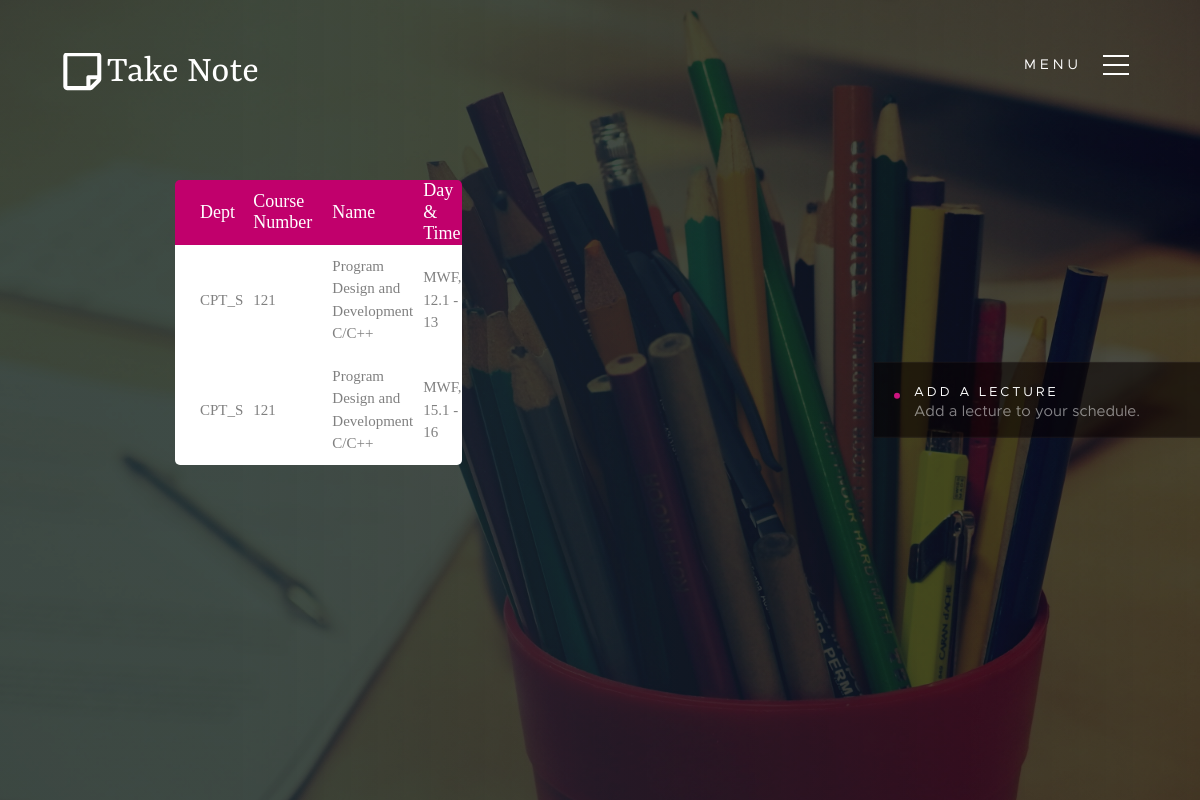
Screenshot of /lecture/my (signed in) with the database file from the repository.
### app/models/lecture.py (models this page shows, shortened)
class Lecture(db.Model):
    __tablename__= 'lecture'
    id           = db.Column(db.Integer, primary_key=True)
    dept         = db.Column(db.String(10), nullable=False)
    course_num   = db.Column(db.Integer, nullable=False)
    title        = db.Column(db.String(50), nullable=False)
    section      = db.Column(db.Integer, nullable=False)
    days         = db.Column(db.String(10), nullable=False)
    start        = db.Column(db.Integer, nullable=False)
    end          = db.Column(db.Integer, nullable=False)
    professor    = db.Column(db.String(50), nullable=True)
    hall_id      = db.Column(db.Integer, db.ForeignKey('hall.id'))
    hall         = db.relationship("Hall")
    discussion   = db.relationship("Discussion", uselist=False, back_populates="lecture")
    user         = db.relationship("User", secondary=UserLectureAssociation, back_populates="lecture")
    def __repr__(self):
        return "<Lecture: {} {} {}>".format(self.dept, self.course_num, self.section)

### app/controllers/lecture.py (the view)
@login_required
@blueprint.route('/my', methods=['GET'])
def my():
    u = User.get(current_user.get_id())
    lectures = u.lecture
    print(lectures)
    sidelinks = [Sidelink('Add A Lecture', 'lecture.search', 'Add a lecture to your schedule.')]
    sidebar   = [Sidebar('My Lectures', 'lecture.my'), Sidebar('Github', 'https://github.com/poiley/take-note', True), Sidebar('Sign Out', 'auth.signout')]
    return render_template('lecture/my.html', sidelinks=sidelinks, sidebar=sidebar, user=u, lectures=lectures)

### app/controllers/auth.py (called while the page is built)
@login_manager.user_loader
def load_user(user_id):
    return User.get(user_id)

### app/models/user.py (called while the page is built)
    def get(id):
        return User.query.get(id)

    def get_id(self):
        return self.id

### app/templates/lecture/my.html
{% extends "partials/content.html" %}
{% block content %}
<div class="home-content" style="vertical-align: top;">
    <div class="row home-content__main wrap-table100">
        <div>
            <table style="float:left;">
                <thead>
                    <tr class="table100-head">
                        <th class="column1">Dept</th>
                        <th class="column2">Course Number</th>
                        <th class="column3">Name</th>
                        <th class="column4">Day & Time</th>
                    </tr>
                </thead>
                <tbody style="background-color: white;">
                    {% for lecture in lectures %}
                        <tr>
                            <td class="column1">{{ lecture.dept }}</td>
                            <td class="column2">{{ lecture.course_num }}</td>
                            <td class="column3">{{ lecture.title }}</td>
                            <td class="column4">{{ lecture.days }}, {{ lecture.start }} - {{ lecture.end }}</td>
                        </tr>
                    {% endfor %}
                </tbody>
            </table>
        </div>
    </div>
</div>
{% endblock %}

### app/templates/partials/content.html (shortened to what this page needs)
{% extends "layouts/layout.html" %}
{% block body %}
<section id="home" class="s-home target-section" data-parallax="scroll" data-image-src="{{ url_for('static', filename='img/colored-pencils-bg.jpg') }}" data-natural-width=3000 data-natural-height=2000 data-position-y=top>
    <div class="shadow-overlay"></div>
    {% block content %}{% endblock %}
    <ul class="home-sidelinks">
        {% for item in sidelinks %}
            {% if item.http %}
                <li onclick="{{ item.onclick }}"><a class="{{ item.css_classes }}" href="{{ item.link }}">{{ item.name }}<span>{{ item.subtitle }}</span></a></li>
            {% else %}
                <li onclick="{{ item.onclick }}"><a class="{{ item.css_classes }}" href="{{ url_for(item.link) }}">{{ item.name }}<span>{{ item.subtitle }}</span></a></li>
            {% endif %}
        {% endfor %}
    </ul>
</section>
{% endblock %}

### app/templates/layouts/layout.html (shortened to what this page needs)
<!DOCTYPE html>
<html class="no-js" lang="en">
  {% include "partials/header.html" %}
  <body id="top">
    {% include "partials/sidebar.html" %}
    {% block body %}{% endblock %}
  </body>
</html>

### app/templates/partials/header.html (shortened to what this page needs)
<head>
    <link rel="stylesheet" href="{{ url_for('static', filename='css/table_main.css') }}">
    <link rel="stylesheet" href="{{ url_for('static', filename='css/util.css') }}">
    <link rel="stylesheet" type="text/css" href="{{ url_for('static', filename='css/bootstrap.min.css') }}">
	<link rel="stylesheet" type="text/css" href="{{ url_for('static', filename='css/font-awesome.min.css') }}">
	<link rel="stylesheet" type="text/css" href="{{ url_for('static', filename='vendor/animate/animate.css') }}">
	<link rel="stylesheet" type="text/css" href="{{ url_for('static', filename='vendor/select2/select2.min.css') }}">
	<link rel="stylesheet" type="text/css" href="{{ url_for('static', filename='vendor/perfect-scrollbar/perfect-scrollbar.css') }}">
	<link rel="stylesheet" type="text/css" href="{{ url_for('static', filename='css/util.css') }}">
    <link rel="stylesheet" type="text/css" href="{{ url_for('static', filename='css/main.css') }}">
    <link rel="stylesheet" href="{{ url_for('static', filename='css/base.css') }}">
    <link rel="stylesheet" href="{{ url_for('static', filename='css/vendor.css') }}">
    <link rel="stylesheet" href="{{ url_for('static', filename='css/main.css') }}">
    <link href="//netdna.bootstrapcdn.com/font-awesome/3.2.1/css/font-awesome.css" rel="stylesheet">
</head>

### app/templates/partials/sidebar.html (shortened to what this page needs)
<header class="s-header">
  <div class="header-logo">
    <a class="site-logo" href="{{ url_for('home.home') }}">
      <img src="{{ url_for('static', filename='img/logo.svg') }}" alt="Homepage">
    </a>
  </div>
  <a class="header-menu-toggle" href="#0">
    <span class="header-menu-icon"></span>
  </a>
</header>

### app/static/css/table_main.css (style rules this page uses)
* { margin: 0px; padding: 0px; box-sizing: border-box; }
a { margin: 0px; transition: all 0.4s; -webkit-transition: all 0.4s; -o-transition: all 0.4s; -moz-transition: all 0.4s; }
ul, li { margin: 0px; list-style-type: none; }
.wrap-table100 { width: 1170px; }
table { border-spacing: 1; border-collapse: collapse; border-radius: 5px; overflow: hidden; width: 80%; margin: 0 auto; }
table thead tr { height: 60px; background: rgb(193,0,108); }
table tbody tr { height: 50px; }
table tbody tr:last-child { border: 0; }
table td, table th { text-align: left; }
.table100-head th { font-family: OpenSans-Regular; font-size: 18px; color: #fff; line-height: 1.2; font-weight: unset; }
tbody tr { font-family: OpenSans-Regular; font-size: 15px; color: #808080; line-height: 1.2; font-weight: unset; }
.column1 { width: 40px; }
.column2 { width: 40px; padding: 10px; }
.column3 { width: 100px; padding: 10px; }
.column4 { width: 65px; }

### app/static/css/base.css (style rules this page uses)
html { font-family: sans-serif; line-height: 1.15; -ms-text-size-adjust: 100%; -webkit-text-size-adjust: 100%; }
body { margin: 0; }
article, aside, footer, header, nav, section { display: block; }
a { background-color: transparent; -webkit-text-decoration-skip: objects; }
img { border-style: none; }
html { font-size: 62.5%; box-sizing: border-box; }
*, *::before, *::after { box-sizing: inherit; }
body { font-weight: normal; line-height: 1; word-wrap: break-word; text-rendering: optimizeLegibility; -webkit-overflow-scrolling: touch; -webkit-text-size-adjust: none; }
body, input, button { -moz-osx-font-smoothing: grayscale; -webkit-font-smoothing: antialiased; }
img, video { max-width: 100%; height: auto; }
div, dl, dt, dd, ul, ol, li, h1, h2, h3, h4, h5, h6, pre, form, p, blockquote, th, td { margin: 0; padding: 0; }
ol, ul { list-style: none; }
li { display: block; }
a { text-decoration: none; line-height: inherit; }
a img { border: none; }
.row { width: 89%; max-width: 1200px; margin: 0 auto; }
.row:after { content: ""; display: table; clear: both; }

### rows the page displays
Lecture: dept "CPT_S", course_num "121", title "Program Design and Development C/C++", days "MWF", start "12.1", end "13"
Lecture: dept "CPT_S", course_num "121", title "Program Design and Development C/C++", days "MWF", start "15.1", end "16"

### other values shown
{{ item.name }} "ADD A LECTURE"
{{ item.subtitle }} "Add a lecture to your schedule."
